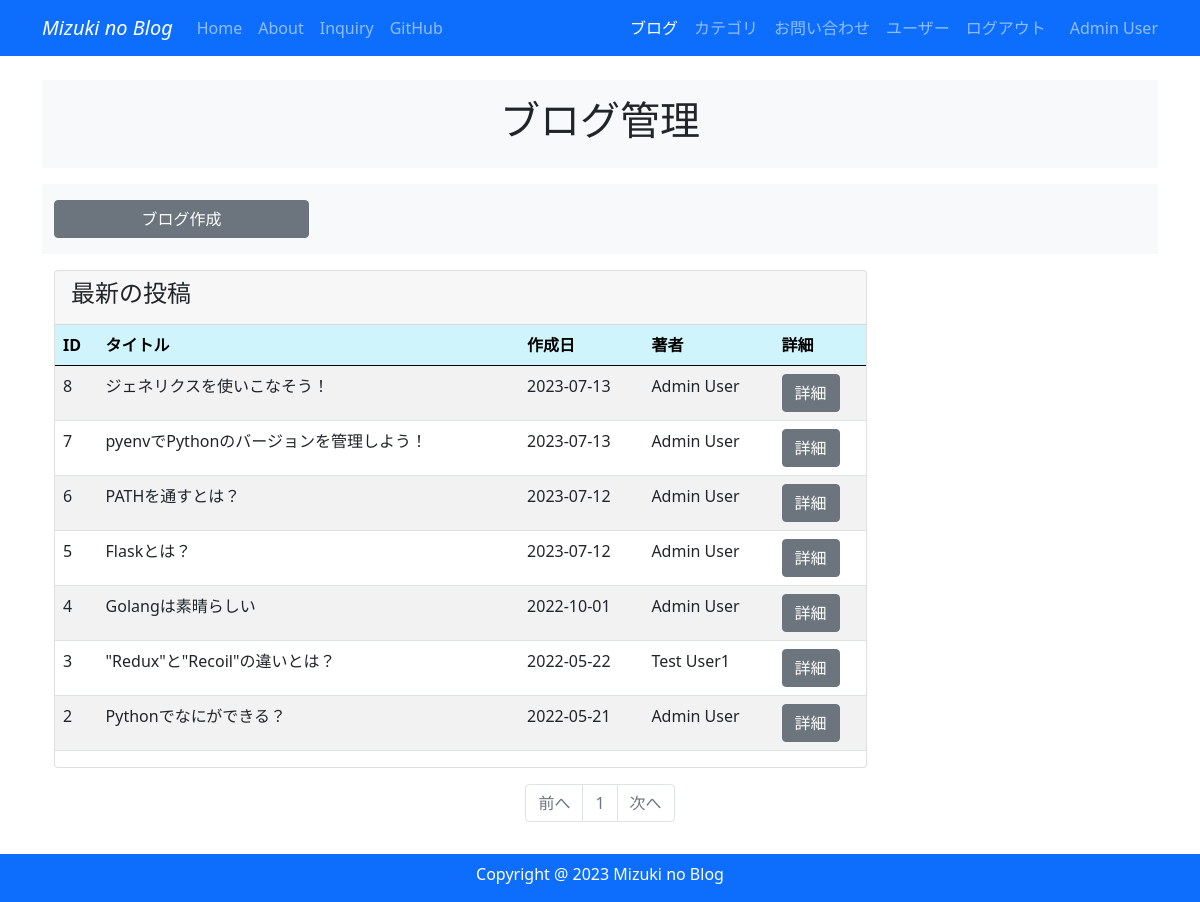
/blog_maintenance (signed in), run on the app's committed database.
### my_blog/models.py (models this page shows, shortened)
class User(db.Model, UserMixin):
    __tablename__ = 'users'
    id = db.Column(db.Integer, primary_key=True)
    email = db.Column(db.String(64), unique=True, index=True)
    username = db.Column(db.String(64), unique=True, index=True)
    password_hash = db.Column(db.String(128))
    administrator = db.Column(db.String(1))
    post = db.relationship('BlogPost', backref='author', lazy='dynamic')
    @property
    def password(self):
        raise AttributeError('password is not a readable attribute')

class BlogPost(db.Model):
    __tablename__ = 'blog_post'
    id = db.Column(db.Integer, primary_key=True)
    user_id = db.Column(db.Integer, db.ForeignKey('users.id'))
    category_id = db.Column(db.Integer, db.ForeignKey('blog_category.id'))
    date = db.Column(db.DateTime, default=datetime.now(timezone('Asia/Tokyo')))
    title = db.Column(db.String(140))
    text = db.Column(db.Text)
    summary = db.Column(db.String(140))
    featured_image = db.Column(db.String(140))

### my_blog/main/views.py (the view)
@main.route('/blog_maintenance')
@login_required
def blog_maintenance():
    page = request.args.get('page', 1, type=int)
    blog_posts = BlogPost.query.order_by(
        BlogPost.id.desc()).paginate(page=page, per_page=10)
    return render_template('blog_maintenance.html', blog_posts=blog_posts)

### my_blog/__init__.py (called while the page is built)
@event.listens_for(Engine, "connect")
def set_sqlite_pragma(dbapi_connection, connection_record):
    cursor = dbapi_connection.cursor()
    cursor.execute("PRAGMA foreign_keys=ON")
    cursor.close()

### my_blog/models.py (called while the page is built)
@login_manager.user_loader
def load_user(user_id):
    return User.query.get(user_id)

### my_blog/templates/blog_maintenance.html (shortened to what this page needs)
{% extends "base.html" %} {% block content %}
<header id="page-header">
    <div class="container my-3 py-3 bg-light">
        <div class="row">
            <div class="col-md-6 m-auto text-center">
                <h1>ブログ管理</h1>
            </div>
        </div>
    </div>
</header>
<section id="menu">
    <div class="container my-3 py-3 bg-light">
        <div class="row">
            <div class="col-md-3">
                <a
                    href="{{ url_for('main.create_post') }}"
                    class="btn btn-secondary w-100"
                >
                    ブログ作成
                </a>
            </div>
        </div>
    </div>
</section>
<section id="list">
    <div class="container my-3">
        <div class="row">
            <div class="col-md-9">
                <div class="card">
                    <div class="card-header">
                        <h4>最新の投稿</h4>
                    </div>
                    <div class="table-responsive">
                        <table class="table table-striped text-nowrap">
                            <thead class="table-info">
                                <tr>
                                    <th>ID</th>
                                    <th>タイトル</th>
                                    <th>作成日</th>
                                    <th>著者</th>
                                    <th>詳細</th>
                                </tr>
                            </thead>
                            <tbody>
                                {% for post in blog_posts.items %}
                                <tr>
                                    <td>{{ post.id }}</td>
                                    <td>{{ post.title | truncate(20) }}</td>
                                    <td>
                                        {{ post.date.strftime('%Y-%m-%d') }}
                                    </td>
                                    <td>
                                        {{ post.author.username | truncate(10)
                                        }}
                                    </td>
                                    <td>
                                        <a
                                            href="{{ url_for('main.blog_post', blog_post_id=post.id) }}"
                                            class="btn btn-secondary"
                                        >
                                            詳細
                                        </a>
                                    </td>
                                </tr>
                                {% endfor %}
                            </tbody>
                        </table>
                    </div>
                </div>
            </div>
        </div>
    </div>
</section>
<nav class="my-2" aria-label="Page navigation">
    <ul class="pagination justify-content-center">
        <li
            {%
            if
            blog_posts.has_prev
            %}class="page-item"
            {%
            else
            %}
            class="page-item disabled"
            {%
            endif
            %}
        >
            <a
                class="page-link"
                href="{% if blog_posts.has_prev %}{{ url_for('main.blog_maintenance', page=blog_posts.prev_num) }}{% else %}#{% endif %}"
                >前へ</a
            >
        </li>
        {% for page_num in blog_posts.iter_pages(left_edge=1, right_edge=1,
        left_current=1, right_current=2) %} {% if page_num %} {% if
        blog_posts.page == page_num %}
        <li class="page-item disabled">
            <a class="page-link" href="#">{{ page_num }}</a>
        </li>
        {% endif %} {% else %}
        <li class="page-item disabled">
            <a class="page-link" href="#">&hellip;</a>
        </li>
        {% endif %} {% endfor %}
        <li
            {%
            if
            blog_posts.has_next
            %}class="page-item"
            {%
            else
            %}
            class="page-item disabled"
            {%
            endif
            %}
        >
            <a
                class="page-link"
                href="{% if blog_posts.has_next %}{{ url_for('main.blog_maintenance', page=blog_posts.next_num) }}{% else %}#{% endif %}"
                >次へ</a
            >
        </li>
    </ul>
</nav>
{% endblock %}

### my_blog/templates/base.html (shortened to what this page needs)
<!DOCTYPE html>
<html lang="ja">
    <head>
        <link
            rel="stylesheet"
            href="https://cdn.jsdelivr.net/gh/devicons/devicon@v2.15.1/devicon.min.css"
        />
        <link
            href="https://cdn.jsdelivr.net/npm/bootstrap@5.0.2/dist/css/bootstrap.min.css"
            rel="stylesheet"
        />
    </head>
    <body>
        <nav class="navbar navbar-expand-lg navbar-dark bg-primary fixed-top">
            <div class="container">
                <a
                    class="navbar-brand fst-italic"
                    href="{{ url_for('main.index') }}"
                    >Mizuki no Blog</a
                >
                <div class="collapse navbar-collapse" id="navbarNav">
                    <ul class="navbar-nav">
                        <li class="nav-item">
                            <a
                                class="nav-link {% if request.endpoint == 'main.index' %}active{% endif %}"
                                href="{{ url_for('main.index') }}"
                                >Home</a
                            >
                        </li>
                        <li class="nav-item">
                            <a
                                class="nav-link {% if request.endpoint == 'main.info' %}active{% endif %}"
                                href="{{ url_for('main.info') }}"
                                >About</a
                            >
                        </li>
                        <li class="nav-item">
                            <a
                                class="nav-link {% if request.endpoint == 'main.inquiry' %}active{% endif %}"
                                href="{{ url_for('main.inquiry') }}"
                                >Inquiry</a
                            >
                        </li>
                        <li class="nav-item">
                            <a
                                class="nav-link"
                                href="https://github.com/mizuki-sleeper"
                                target="blank"
                                >GitHub</a
                            >
                        </li>
                    </ul>
                    <br />
                    <ul class="navbar-nav ms-auto">
                        {% if current_user.is_authenticated %}
                        <li class="nav-item">
                            <a
                                class="nav-link {% if request.endpoint == 'main.blog_maintenance' %}active{% endif %}"
                                href="{{ url_for('main.blog_maintenance') }}"
                                >ブログ</a
                            >
                        </li>
                        <li class="nav-item">
                            <a
                                class="nav-link {% if request.endpoint == 'main.category_maintenance' %}active{% endif %}"
                                href="{{ url_for('main.category_maintenance') }}"
                                >カテゴリ</a
                            >
                        </li>
                        <li class="nav-item">
                            <a
                                class="nav-link {% if request.endpoint == 'main.inquiry_maintenance' %}active{% endif %}"
                                href="{{ url_for('main.inquiry_maintenance') }}"
                                >お問い合わせ</a
                            >
                        </li>
                        <li class="nav-item">
                            <a
                                class="nav-link {% if request.endpoint == 'users.user_maintenance' %}active{% endif %}"
                                href="{{url_for('users.user_maintenance')}}"
                                >ユーザー</a
                            >
                        </li>
                        <li class="nav-item">
                            <a
                                class="nav-link"
                                href="{{ url_for('users.logout') }}"
                                >ログアウト</a
                            >
                        </li>
                        <span class="navbar-text ms-3">
                            {{ current_user.username | truncate(10) }}
                        </span>
                        {% endif %}
                    </ul>
                </div>
            </div>
        </nav>
        {% from "_formhelpers.html" import render_field %}
        <div class="container" style="padding-top: 4rem; padding-bottom: 4rem">
             {% block content %} {% endblock %}
        </div>
        <footer
            id="footer"
            class="footer text-center pt-2 bg-primary fixed-bottom"
        >
            <div class="container">
                <div class="row">
                    <div class="col text-white">
                        <p>Copyright @ 2023 Mizuki no Blog</p>
                    </div>
                </div>
            </div>
        </footer>
    </body>
</html>

### data on the page
User: username "Admin User"
BlogPost: id "8", title "ジェネリクスを使いこなそう！", date "2023-07-13", author.username "Admin User"
BlogPost: id "7", title "pyenvでPythonのバージョンを管理しよう！", date "2023-07-13", author.username "Admin User"
BlogPost: id "6", title "PATHを通すとは？", date "2023-07-12", author.username "Admin User"
BlogPost: id "5", title "Flaskとは？", date "2023-07-12", author.username "Admin User"
BlogPost: id "4", title "Golangは素晴らしい", date "2022-10-01", author.username "Admin User"
BlogPost: id "3", title "\"Redux\"と\"Recoil\"の違いとは？", date "2022-05-22", author.username "Test User1"
BlogPost: id "2", title "Pythonでなにができる？", date "2022-05-21", author.username "Admin User"

### other printed values
{{ page_num }} "1"
